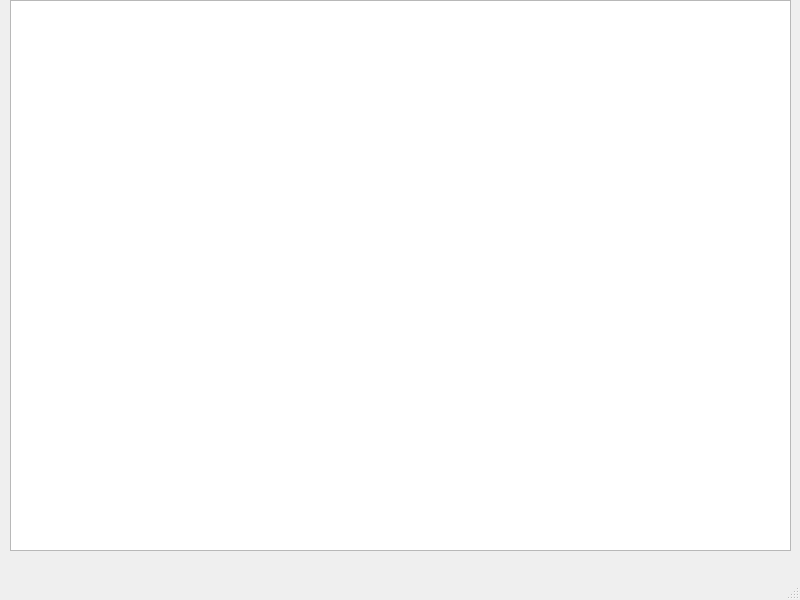
<?xml version="1.0" encoding="UTF-8"?>
<ui version="4.0">
 <class>MainWindow</class>
 <widget class="QMainWindow" name="MainWindow">
  <property name="geometry">
   <rect>
    <x>0</x>
    <y>0</y>
    <width>800</width>
    <height>600</height>
   </rect>
  </property>
  <property name="windowTitle">
   <string>MainWindow</string>
  </property>
  <widget class="QWidget" name="centralwidget">
   <widget class="QGraphicsView" name="graphicsView">
    <property name="geometry">
     <rect>
      <x>10</x>
      <y>0</y>
      <width>781</width>
      <height>551</height>
     </rect>
    </property>
   </widget>
  </widget>
  <widget class="QMenuBar" name="menubar">
   <property name="geometry">
    <rect>
     <x>0</x>
     <y>0</y>
     <width>800</width>
     <height>25</height>
    </rect>
   </property>
  </widget>
  <widget class="QStatusBar" name="statusbar"/>
 </widget>
 <resources/>
 <connections/>
</ui>
